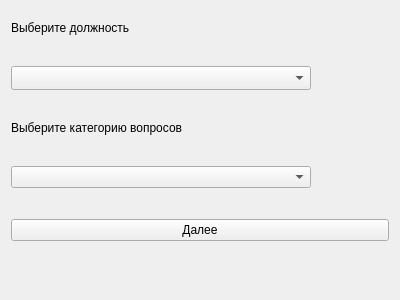
<?xml version="1.0" encoding="UTF-8"?>
<ui version="4.0">
 <class>Form</class>
 <widget class="QWidget" name="Form">
  <property name="geometry">
   <rect>
    <x>0</x>
    <y>0</y>
    <width>400</width>
    <height>300</height>
   </rect>
  </property>
  <property name="minimumSize">
   <size>
    <width>400</width>
    <height>300</height>
   </size>
  </property>
  <property name="baseSize">
   <size>
    <width>400</width>
    <height>300</height>
   </size>
  </property>
  <property name="windowTitle">
   <string>Form</string>
  </property>
  <layout class="QHBoxLayout" name="horizontalLayout">
   <property name="spacing">
    <number>1</number>
   </property>
   <item>
    <layout class="QFormLayout" name="formLayout">
     <property name="horizontalSpacing">
      <number>6</number>
     </property>
     <property name="verticalSpacing">
      <number>31</number>
     </property>
     <property name="topMargin">
      <number>10</number>
     </property>
     <property name="bottomMargin">
      <number>7</number>
     </property>
     <item row="0" column="0">
      <widget class="QLabel" name="label_3">
       <property name="text">
        <string>Выберите должность</string>
       </property>
      </widget>
     </item>
     <item row="1" column="0">
      <widget class="QComboBox" name="comboBox">
       <property name="minimumSize">
        <size>
         <width>300</width>
         <height>0</height>
        </size>
       </property>
       <property name="maximumSize">
        <size>
         <width>360</width>
         <height>16777215</height>
        </size>
       </property>
       <property name="font">
        <font>
         <hintingpreference>PreferDefaultHinting</hintingpreference>
        </font>
       </property>
       <property name="sizeAdjustPolicy">
        <enum>QComboBox::SizeAdjustPolicy::AdjustToMinimumContentsLengthWithIcon</enum>
       </property>
      </widget>
     </item>
     <item row="2" column="0">
      <widget class="QLabel" name="label">
       <property name="text">
        <string>Выберите категорию вопросов</string>
       </property>
      </widget>
     </item>
     <item row="3" column="0">
      <widget class="QComboBox" name="comboBox_2">
       <property name="minimumSize">
        <size>
         <width>300</width>
         <height>0</height>
        </size>
       </property>
       <property name="maximumSize">
        <size>
         <width>360</width>
         <height>16777215</height>
        </size>
       </property>
      </widget>
     </item>
     <item row="4" column="0" colspan="2">
      <widget class="QPushButton" name="pushButton">
       <property name="text">
        <string>Далее</string>
       </property>
      </widget>
     </item>
    </layout>
   </item>
  </layout>
 </widget>
 <resources/>
 <connections/>
</ui>
